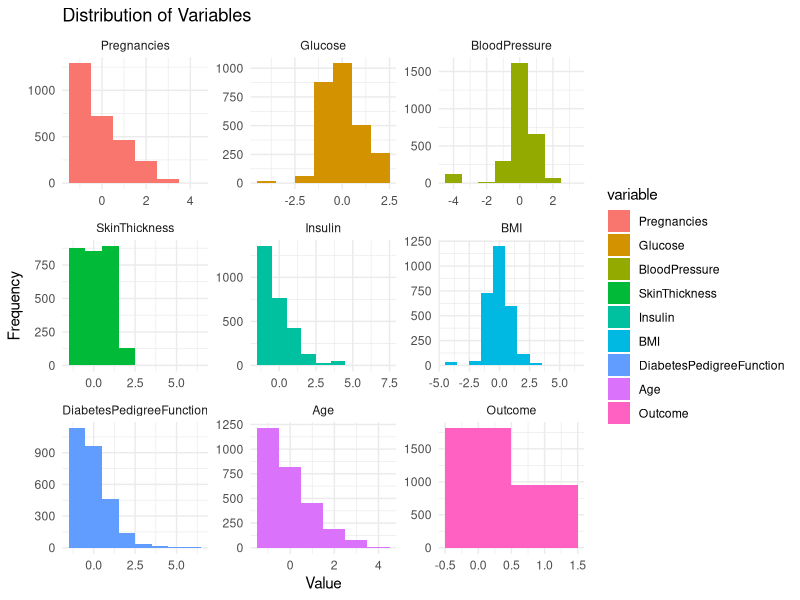
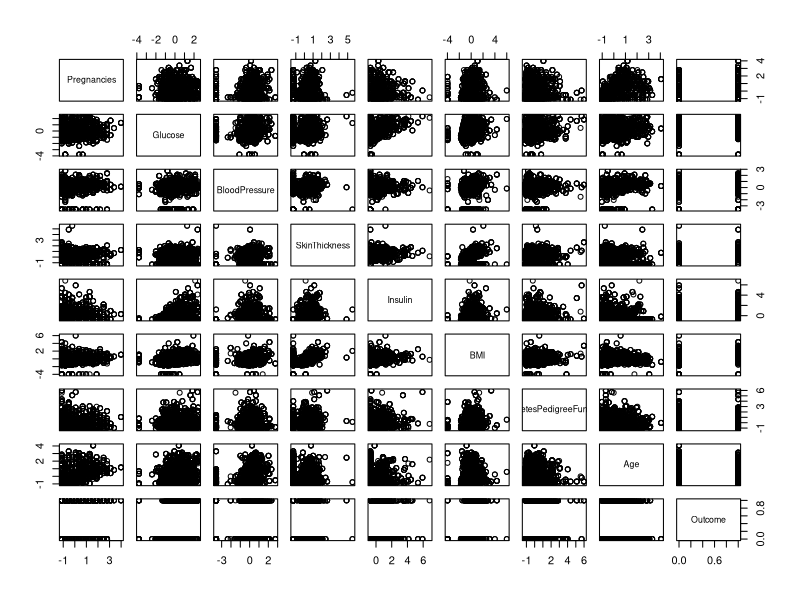
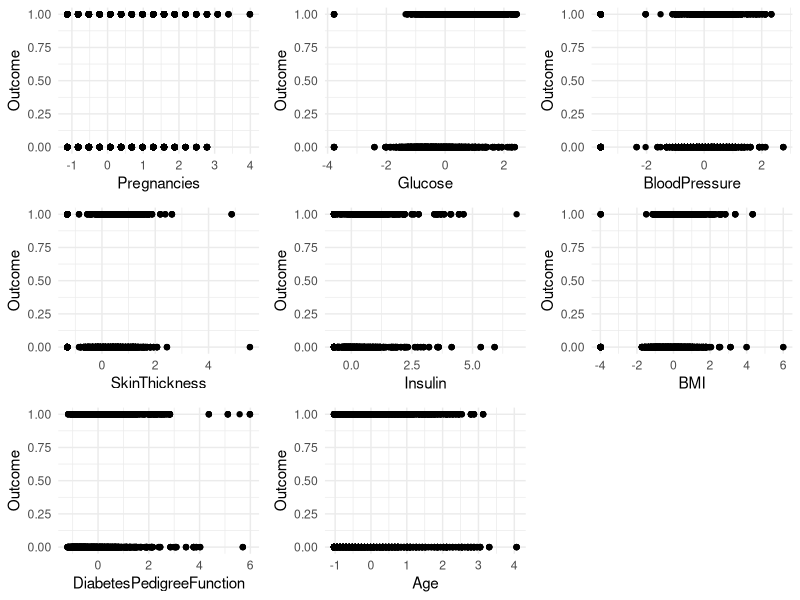
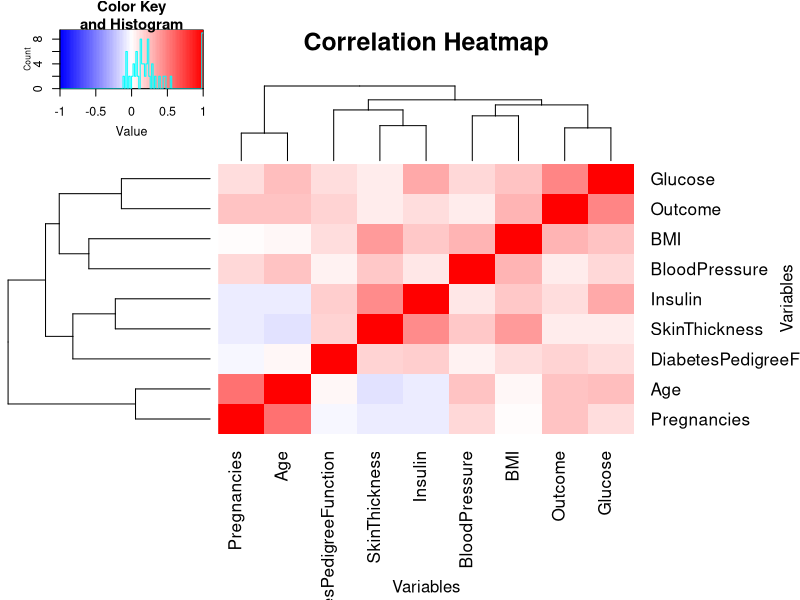
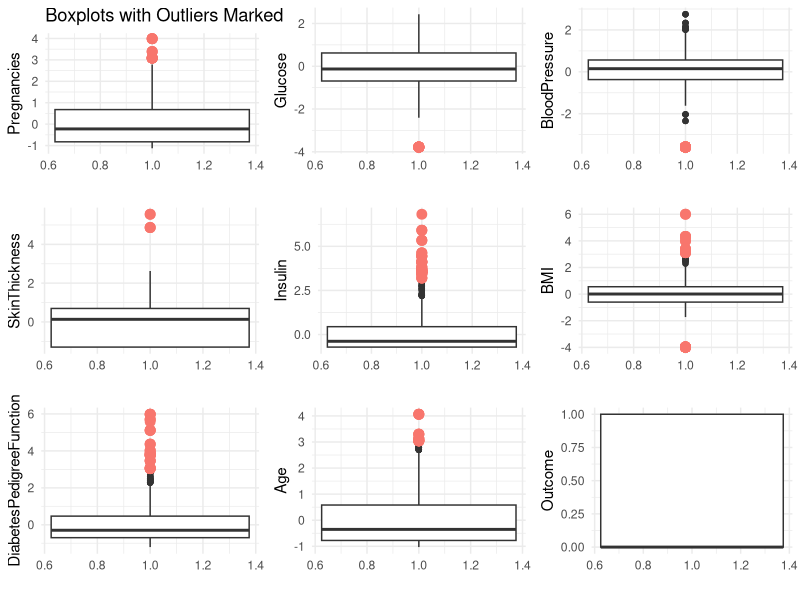

Generate these figures, in order, with R:
# Read the CSV file into a data frame
Diabetes <- read.csv("Diabetes.csv")
View(Diabetes)
# aaaaaaaaaaaaaaaaaaaaaaaaaa
# Display the structure of the data frame
str(Diabetes)

# Display summary statistics
summary(Diabetes)

# Show the first few rows of the dataset
head(Diabetes)

# Show the last few rows of the dataset
tail(Diabetes)
# bbbbbbbbbbbbbbbbbbbbbbbbb
# Check for missing values
missing_values <- colSums(is.na(Diabetes))

# If there are missing values, handle them accordingly
# For example, you can impute missing values with mean or median
# For demonstration, let's impute missing values with mean for numeric columns
Diabetes_imputed <- Diabetes
Diabetes_imputed[, sapply(Diabetes_imputed, is.numeric)] <- lapply(Diabetes_imputed[, sapply(Diabetes_imputed, is.numeric)], function(x) {ifelse(is.na(x), mean(x, na.rm = TRUE), x)})

# Remove duplicate rows
Diabetes_unique <- unique(Diabetes)

# Columns to normalize
cols_to_normalize <- c('Pregnancies', 'Glucose', 'BloodPressure', 'SkinThickness', 'Insulin', 'BMI', 'DiabetesPedigreeFunction', 'Age')

# Z-score normalization
Diabetes[cols_to_normalize] <- scale(Diabetes[cols_to_normalize])
Diabetes_standardized <- Diabetes[cols_to_normalize]

# head the normalized dataset
head(Diabetes_standardized)

# # Perform one-hot encoding for the 'Outcome' variable
# Diabetes$Outcome <- factor(Diabetes$Outcome)
# Diabetes <- cbind(Diabetes, model.matrix(~Outcome - 1, data = Diabetes))
# Encode the "Outcome" attribute as numeric (0 or 1)
Diabetes$Outcome <- as.numeric(Diabetes$Outcome)

# Rejoin with Diabetes_standardized
Diabetes_combined <- cbind(Diabetes_standardized, Outcome = Diabetes$Outcome)
Diabetes_standardized <- Diabetes_combined
# Display the head of the combined dataset
head(Diabetes_standardized)


# cccccccccccccccccccccccccccccccccccc
# "What are the key factors contributing to the likelihood of developing diabetes in individuals?"

# ddddddddddddddddd
# Load the required library
library(ggplot2)
Diabetes_no_id <- Diabetes_standardized[, !names(Diabetes_standardized) %in% c("Id")]
# Melt the data frame into long format
library(reshape2)
Diabetes_melted <- melt(Diabetes_no_id)

# Create histograms for all variables in one plot
ggplot(data = Diabetes_melted, aes(x = value, fill = variable)) +
  geom_histogram(binwidth = 1, position = "dodge") +
  facet_wrap(~variable, scales = "free") +
  labs(title = "Distribution of Variables", x = "Value", y = "Frequency") +
  theme_minimal()

# Load the required library
library(GGally)

# Create a pair plot
pairs(Diabetes_no_id)
# Load the required library
library(ggplot2)

# Exclude the "Id" column from the dataset
Diabetes_no_id <- Diabetes_standardized[, !names(Diabetes_standardized) %in% c("Id")]

# Create scatter plots for "Outcome" against all other attributes
plots <- lapply(names(Diabetes_no_id)[-9], function(var_name) {
  # Create a scatter plot for each attribute against "Outcome"
  ggplot(data = Diabetes_no_id, aes_string(x = var_name, y = "Outcome")) +
    geom_point() +
    labs(x = var_name, y = "Outcome") +
    theme_minimal()
})

# Arrange the plots in a grid
library(gridExtra)
grid.arrange(grobs = plots, ncol = 3)  # Adjust the number of columns as needed
Diabetes_standardized
# Compute the correlation matrix
correlation_matrix <- cor(Diabetes_standardized)

install.packages("gplots")
# Load the required library for heatmap
library(gplots)

# Create a heatmap of the correlation matrix
heatmap.2(correlation_matrix, 
          trace = "none",         # don't show the grid lines
          col = colorRampPalette(c("blue", "white", "red"))(100),  # color scheme
          margins = c(10, 10),    # increase margins for row and column labels
          main = "Correlation Heatmap",  # title
          xlab = "Variables",     # x-axis label
          ylab = "Variables",     # y-axis label
          symm = TRUE)            # symmetrical plot

# Calculate Z-scores for all variables except "Id"
z_scores <- scale(Diabetes_standardized[, !names(Diabetes_standardized) %in% c("Id")])

# Set Z-score threshold
threshold <- 3

# Identify outliers based on Z-score threshold
outliers <- apply(abs(z_scores) > threshold, 2, any)

# Print variable names with outliers
variable_names <- names(Diabetes_standardized)[!names(Diabetes_standardized) %in% c("Id")]
outlier_variables <- variable_names[outliers]
print(outlier_variables)

# Print indices and values of outliers for each variable
for (var in outlier_variables) {
  outlier_indices <- which(abs(z_scores[, var]) > threshold)
  outlier_values <- Diabetes_standardized[outlier_indices, var]
  print(paste("Variable:", var))
  print(paste("Outlier indices:", outlier_indices))
  print(paste("Outlier values:", outlier_values))
}

# Load the required library
library(ggplot2)

# Exclude the "Id" column from the dataset
Diabetes_no_id <- Diabetes_standardized[, !names(Diabetes_standardized) %in% c("Id")]

# Calculate Z-scores for all variables except "Outcome"
z_scores <- scale(Diabetes_no_id)

# Set Z-score threshold
threshold <- 3

# Identify outliers based on Z-score threshold
outliers <- abs(z_scores) > threshold

# Create boxplots with outliers marked
boxplot_outliers <- lapply(1:ncol(Diabetes_no_id), function(i) {
  # Get variable name
  var_name <- names(Diabetes_no_id)[i]
  
  # Get Z-scores and outliers for the variable
  z_scores_var <- z_scores[, i]
  outliers_var <- outliers[, i]
  
  # Create a data frame for plotting
  plot_data <- data.frame(
    Value = Diabetes_no_id[, i],
    Outlier = outliers_var
  )
  
  # Create a boxplot with outliers marked
  p <- ggplot(plot_data, aes(x = 1, y = Value)) +
    geom_boxplot() +
    geom_point(data = subset(plot_data, Outlier), aes(color = "red"), size = 3) +
    labs(x = "", y = var_name) +
    theme_minimal() +
    theme(legend.position = "none")
  
  # Add plot title
  if (i == 1) {
    p <- p + ggtitle("Boxplots with Outliers Marked")
  }
  
  return(p)
})

# Arrange the plots in a grid
library(gridExtra)
grid.arrange(grobs = boxplot_outliers, ncol = 3)  # Adjust the number of columns as needed

# # eeeeeeeeeeeeeeeeeeeeeeeeee
# Dependent variable: "Outcome" (presence or absence of diabetes)
# Independent variables: "Pregnancies," "Glucose," "BloodPressure," "SkinThickness," "Insulin," "BMI," "DiabetesPedigreeFunction," and "Age"

# ffffffffffffffffffff
# Load the required library
library(glmnet)
# Prepare the data
# Exclude the "Id" column and separate predictors (X) and outcome (y)
X <- Diabetes_standardized[, !names(Diabetes_standardized) %in% c("Id", "Outcome")]
y <- Diabetes_standardized$Outcome

# Split the data into training and testing sets
set.seed(123)  # For reproducibility
train_indices <- sample(nrow(Diabetes_standardized), 0.8 * nrow(Diabetes_standardized))
X_train <- X[train_indices, ]
y_train <- y[train_indices]
X_test <- X[-train_indices, ]
y_test <- y[-train_indices]

# Combine predictors (X_train) and outcome (y_train) into a data frame
train_data <- cbind(y_train, X_train)
colnames(train_data)[1] <- "Outcome"  # Rename the first column to "Outcome"
# gggggggggggggg
# Build a logistic regression model
model <- glm(Outcome ~ ., data = train_data, family = binomial)

# Make predictions on the test set
predictions <- predict(model, newdata = data.frame(X_test), type = "response")

# Convert predicted probabilities to binary predictions (0 or 1)
predicted_classes <- ifelse(predictions > 0.5, 1, 0)

# Calculate Root Mean Squared Error (RMSE)
rmse <- sqrt(mean((predicted_classes - y_test)^2))
print(paste("RMSE:", rmse))

# Calculate Mean Absolute Error (MAE)
mae <- mean(abs(predicted_classes - y_test))
print(paste("MAE:", mae))

# Calculate Standard Deviation (SD) of the errors
sd_error <- sd(predicted_classes - y_test)
print(paste("SD of errors:", sd_error))
# Display summary of the regression model
summary(model)


# # Load the required library
# library(glmnet)
# library(caret)
# 
# # Load the diabetes dataset (assuming it's already preprocessed and split into X_train, X_test, y_train, y_test)
# 
# # Define a grid of hyperparameters to search over
# hyperparameters <- expand.grid(
#   alpha = 1,             # L1 regularization (Lasso)
#   lambda = 10^seq(-4, 2, by = 0.1)  # Sequence of regularization strengths
# )
# 
# # Perform grid search with cross-validation
# set.seed(123)  # For reproducibility
# cv <- train(
#   x = as.matrix(X_train), 
#   y = y_train, 
#   method = "glmnet", 
#   trControl = trainControl(method = "cv", number = 5),  # 5-fold cross-validation
#   tuneGrid = hyperparameters
# )
# 
# # Get the best model
# best_model <- cv$finalModel
# 
# # Make predictions on the test set
# predictions <- predict(best_model, newx = as.matrix(X_test), type = "response")
# 
# # Convert predicted probabilities to binary predictions
# predicted_classes <- ifelse(predictions > 0.5, 1, 0)
# 
# # Evaluate the model
# accuracy <- mean(predicted_classes == y_test)
# print(paste("Accuracy:", accuracy))
# 
# # Get the optimal hyperparameters
# optimal_alpha <- best_model$alpha
# optimal_lambda <- best_model$lambda
# 
# # Print the optimal hyperparameters
# print(paste("Optimal Alpha:", optimal_alpha))
# print(paste("Optimal Lambda:", optimal_lambda))
# iiiiiiiiiiiiiiiii
# Load the required library for calculating ROC AUC
library(pROC)

# Calculate accuracy
accuracy <- mean(predicted_classes == y_test)

# Calculate precision
precision <- sum(predicted_classes == 1 & y_test == 1) / sum(predicted_classes == 1)

# Calculate recall (sensitivity)
recall <- sum(predicted_classes == 1 & y_test == 1) / sum(y_test == 1)

# Calculate F1 score
f1_score <- 2 * precision * recall / (precision + recall)

# Create confusion matrix
conf_matrix <- table(Actual = y_test, Predicted = predicted_classes)

# Print the evaluation metrics
print(paste("Accuracy:", accuracy))
print(paste("Precision:", precision))
print(paste("Recall (Sensitivity):", recall))
print(paste("F1 Score:", f1_score))

# jjjjjjjjjjjjjjj
# Ensure that your model predicts outcomes correctly for instances in X_test
# For example, if 'model' is your trained model:
predictions <- predict(model, newdata = X_test, type = "response")
predicted_classes <- ifelse(predictions > 0.5, 1, 0)

# Create the confusion matrix
conf_matrix <- table(Actual = y_test, Predicted = predicted_classes)

# Print the confusion matrix
print("Confusion Matrix:")
print(conf_matrix)







# Load the necessary library
library(MASS)
# Fit a logistic regression model
model <- glm(Outcome ~ ., data = Diabetes, family = binomial)

# Perform backward stepwise selection
step_model <- stepAIC(model, direction = "backward", trace = FALSE)

# Get the selected features
selected_features <- names(step_model$coefficients)[-1]  # Exclude intercept

# Subset the data with selected features
Diabetes_selected <- Diabetes[, c("Outcome", selected_features)]

# Split the data into training and testing sets
set.seed(123)  # For reproducibility
train_indices <- sample(nrow(Diabetes_selected), 0.8 * nrow(Diabetes_selected))
X_train <- Diabetes_selected[train_indices, selected_features] # Exclude "Outcome"
y_train <- Diabetes_selected$Outcome[train_indices]
X_test <- Diabetes_selected[-train_indices, selected_features] # Exclude "Outcome"
y_test <- Diabetes_selected$Outcome[-train_indices]

# Fit the logistic regression model with selected features
# Combine predictors and outcome into a data frame
train_data <- cbind(y_train, X_train)
colnames(train_data)[1] <- "Outcome"  # Rename the first column to "Outcome"

# Fit the logistic regression model with selected features
model_selected <- glm(Outcome ~ ., data = train_data, family = binomial)


# Make predictions on the test set
predictions <- predict(model_selected, newdata = data.frame(X_test), type = "response")

# Convert predicted probabilities to binary predictions (0 or 1)
predicted_classes <- ifelse(predictions > 0.5, 1, 0)

# Evaluate the model
conf_matrix <- table(Actual = y_test, Predicted = predicted_classes)
accuracy <- sum(diag(conf_matrix)) / sum(conf_matrix)
rmse <- sqrt(mean((predicted_classes - y_test)^2))
mae <- mean(abs(predicted_classes - y_test))
sd_error <- sd(predicted_classes - y_test)

# Print evaluation metrics
print(paste("Accuracy:", accuracy))
print(paste("RMSE:", rmse))
print(paste("MAE:", mae))
print(paste("Standard deviation of error:", sd_error))
print("Confusion matrix")
print(conf_matrix)
